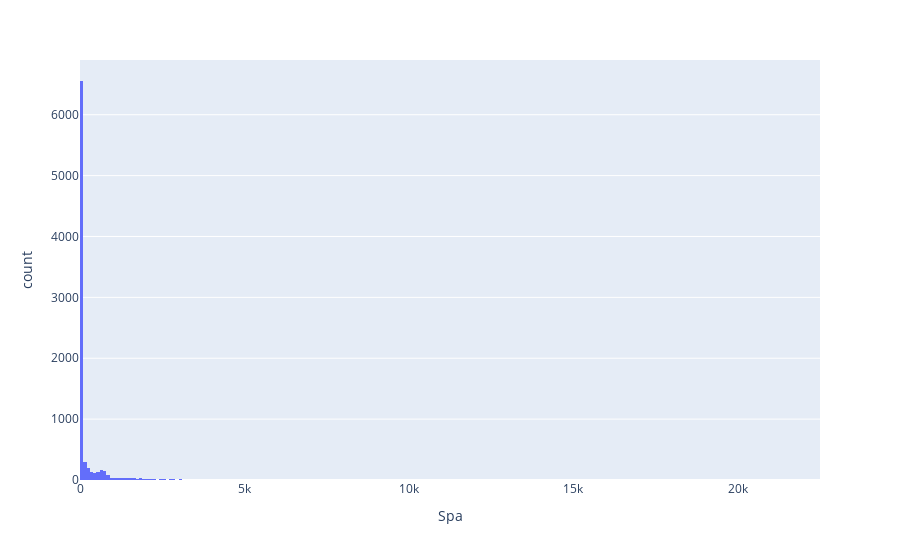

Here is the notebook cell this chart was saved with:
### Markdown cell above
Again, not many poeple paid for shopping. Most poeple spent in between 0-49 (dollars)

### Code cell
# 6. Distribution of Spa Bills
px.histogram(data_frame = train_df, x="Spa")

### Figure 1 — Plotly figure (JSON) as saved in the notebook; plotly's stock layout.template omitted (floating-point values rounded to 4 significant figures; data arrays with more than 128 entries replaced by an {"elided": "..."} marker saying what was removed)
{"data": [{"alignmentgroup": "True", "bingroup": "x", "hovertemplate": "Spa=%{x}<br>count=%{y}<extra></extra>", "legendgroup": "", "marker": {"color": "#636efa", "pattern": {"shape": ""}}, "name": "", "offsetgroup": "", "orientation": "v", "showlegend": false, "type": "histogram", "x": {"elided": "8693 int values"}, "xaxis": "x", "yaxis": "y"}], "layout": {"barmode": "relative", "legend": {"tracegroupgap": 0}, "margin": {"t": 60}, "xaxis": {"anchor": "y", "domain": [0, 1], "title": {"text": "Spa"}}, "yaxis": {"anchor": "x", "domain": [0, 1], "title": {"text": "count"}}}}
